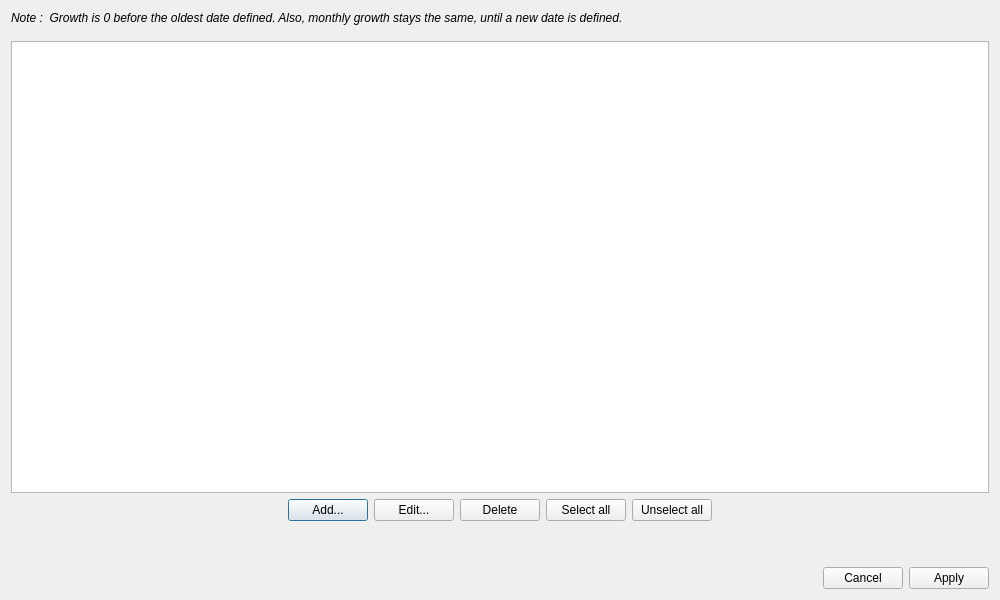
<?xml version="1.0" encoding="UTF-8"?>
<ui version="4.0">
 <class>EditVariableGrowthDialog</class>
 <widget class="QDialog" name="EditVariableGrowthDialog">
  <property name="geometry">
   <rect>
    <x>0</x>
    <y>0</y>
    <width>1000</width>
    <height>600</height>
   </rect>
  </property>
  <property name="sizePolicy">
   <sizepolicy hsizetype="Preferred" vsizetype="Preferred">
    <horstretch>0</horstretch>
    <verstretch>0</verstretch>
   </sizepolicy>
  </property>
  <property name="windowTitle">
   <string>Dialog</string>
  </property>
  <layout class="QVBoxLayout" name="verticalLayout_2">
   <item>
    <layout class="QVBoxLayout" name="verticalLayout" stretch="0,0,1,0,0,0">
     <item>
      <widget class="QLabel" name="noteLabel">
       <property name="font">
        <font>
         <italic>true</italic>
        </font>
       </property>
       <property name="text">
        <string>Note :  Growth is 0 before the oldest date defined. Also, monthly growth stays the same, until a new date is defined.</string>
       </property>
       <property name="wordWrap">
        <bool>true</bool>
       </property>
      </widget>
     </item>
     <item>
      <spacer name="verticalSpacer_2">
       <property name="orientation">
        <enum>Qt::Orientation::Vertical</enum>
       </property>
       <property name="sizeType">
        <enum>QSizePolicy::Policy::Fixed</enum>
       </property>
       <property name="sizeHint" stdset="0">
        <size>
         <width>20</width>
         <height>10</height>
        </size>
       </property>
      </spacer>
     </item>
     <item>
      <widget class="QTableView" name="growthTableView">
       <property name="editTriggers">
        <set>QAbstractItemView::EditTrigger::NoEditTriggers</set>
       </property>
       <property name="alternatingRowColors">
        <bool>true</bool>
       </property>
       <property name="selectionMode">
        <enum>QAbstractItemView::SelectionMode::ExtendedSelection</enum>
       </property>
       <property name="selectionBehavior">
        <enum>QAbstractItemView::SelectionBehavior::SelectRows</enum>
       </property>
       <attribute name="horizontalHeaderStretchLastSection">
        <bool>true</bool>
       </attribute>
      </widget>
     </item>
     <item>
      <layout class="QHBoxLayout" name="horizontalLayout_2">
       <item>
        <spacer name="horizontalSpacer_2">
         <property name="orientation">
          <enum>Qt::Orientation::Horizontal</enum>
         </property>
         <property name="sizeHint" stdset="0">
          <size>
           <width>40</width>
           <height>20</height>
          </size>
         </property>
        </spacer>
       </item>
       <item>
        <widget class="QPushButton" name="addPushButton">
         <property name="text">
          <string>Add...</string>
         </property>
        </widget>
       </item>
       <item>
        <widget class="QPushButton" name="editPushButton">
         <property name="text">
          <string>Edit...</string>
         </property>
        </widget>
       </item>
       <item>
        <widget class="QPushButton" name="deletePushButton">
         <property name="text">
          <string>Delete</string>
         </property>
        </widget>
       </item>
       <item>
        <widget class="QPushButton" name="SelectAllPushButton">
         <property name="text">
          <string>Select all</string>
         </property>
        </widget>
       </item>
       <item>
        <widget class="QPushButton" name="unselectAllPushButton">
         <property name="text">
          <string>Unselect all</string>
         </property>
        </widget>
       </item>
       <item>
        <spacer name="horizontalSpacer_3">
         <property name="orientation">
          <enum>Qt::Orientation::Horizontal</enum>
         </property>
         <property name="sizeHint" stdset="0">
          <size>
           <width>40</width>
           <height>20</height>
          </size>
         </property>
        </spacer>
       </item>
      </layout>
     </item>
     <item>
      <spacer name="verticalSpacer">
       <property name="orientation">
        <enum>Qt::Orientation::Vertical</enum>
       </property>
       <property name="sizeHint" stdset="0">
        <size>
         <width>20</width>
         <height>40</height>
        </size>
       </property>
      </spacer>
     </item>
     <item>
      <layout class="QHBoxLayout" name="horizontalLayout">
       <item>
        <spacer name="horizontalSpacer">
         <property name="orientation">
          <enum>Qt::Orientation::Horizontal</enum>
         </property>
         <property name="sizeHint" stdset="0">
          <size>
           <width>40</width>
           <height>20</height>
          </size>
         </property>
        </spacer>
       </item>
       <item>
        <widget class="QPushButton" name="cancelPushButton">
         <property name="text">
          <string>Cancel</string>
         </property>
        </widget>
       </item>
       <item>
        <widget class="QPushButton" name="applyPushButton">
         <property name="text">
          <string>Apply</string>
         </property>
        </widget>
       </item>
      </layout>
     </item>
    </layout>
   </item>
  </layout>
 </widget>
 <resources/>
 <connections/>
</ui>
